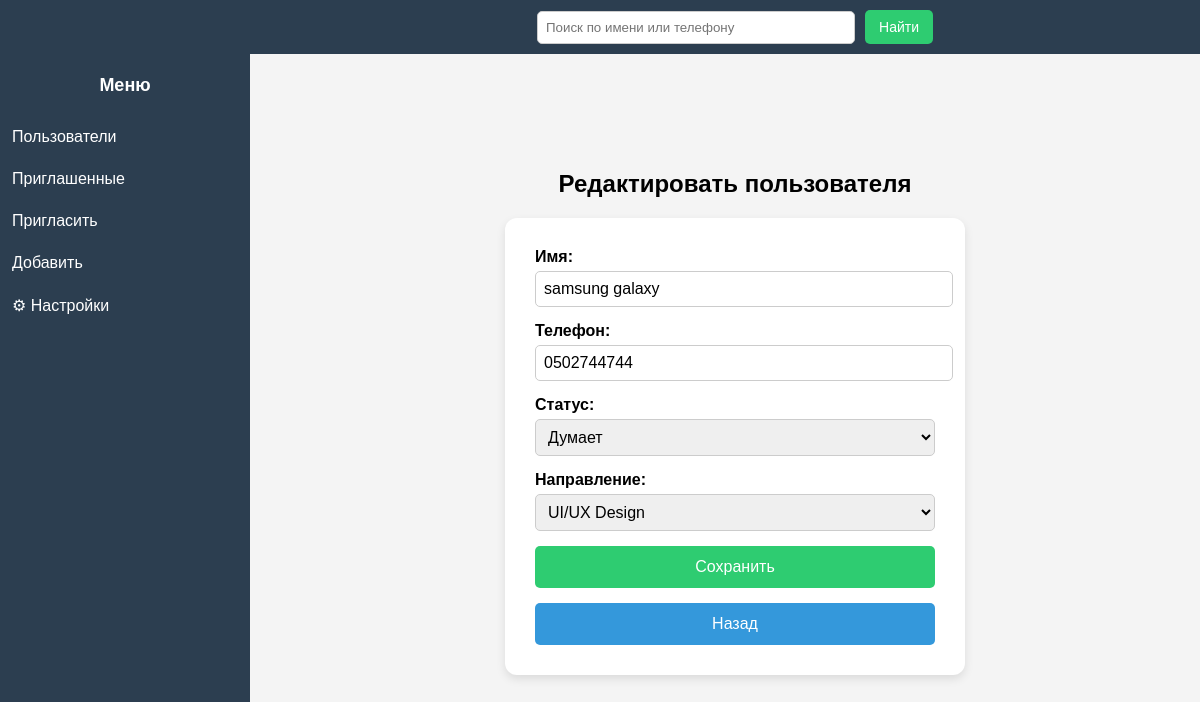
The page /edit/4/ on the database as committed earlier.
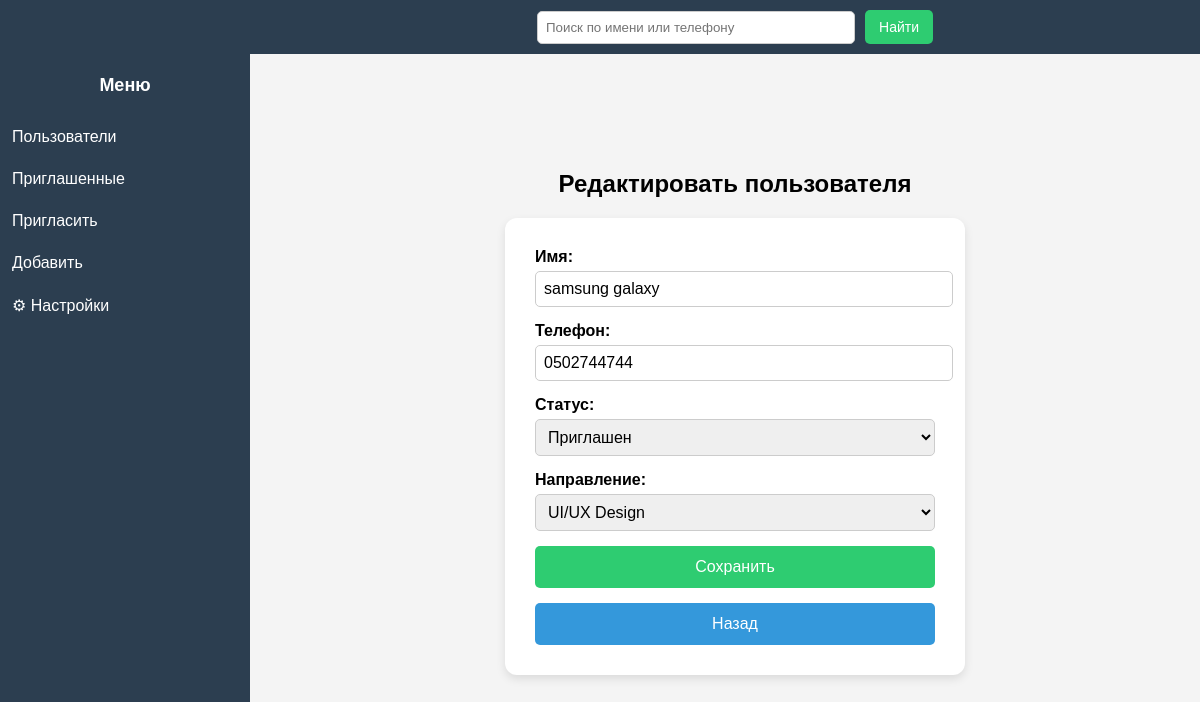
The same page on the database as committed later.
### users/models.py (models this page shows, shortened)
class UserProfile(models.Model):
    STATUS_CHOICES = [
        ('thinking', 'Думает'),
        ('invited', 'Приглашен'),
    ]
    DIRECTION_CHOICES = [
        ('backend_python', 'Backend (Python)'),
        ('backend_js', 'Backend (JS)'),
        ('frontend', 'Frontend'),
        ('design', 'UI/UX Design'),
    ]
    name = models.CharField(max_length=100)
    phone = models.CharField(max_length=20, unique=True)
    status = models.CharField(max_length=10, choices=STATUS_CHOICES, default='thinking')
    direction = models.CharField(max_length=20, choices=DIRECTION_CHOICES, blank=True, null=True)
    updated_by = models.ForeignKey(User, on_delete=models.SET_NULL, null=True, blank=True)
    updated_at = models.DateTimeField(auto_now=True)

### users/views.py (the view)
# urls.py: path('edit/<int:user_id>/', edit_user, name='edit_user'),
def edit_user(request, user_id):
    user = get_object_or_404(UserProfile, id=user_id)
    if request.method == 'POST':
        form = UserForm(request.POST, instance=user)
        if form.is_valid():
            form.save()
            return redirect('user_list')
    else:
        form = UserForm(instance=user)
    return render(request, 'users/edit_user.html', {'form': form, 'user': user})

### users/forms.py
class UserForm(forms.ModelForm):
    class Meta:
        model = UserProfile
        fields = ['name', 'phone','status', 'direction',]

### users/templates/users/edit_user.html (shortened to what this page needs)
{% extends 'users/base.html' %}
{% block content %}
<div class="edit-container">
    <h2>Редактировать пользователя</h2>
    <div class="edit-box">
        <form method="post">
            <div class="form-group">
                <label for="id_name">Имя:</label>
                {{ form.name }}
            </div>
            <div class="form-group">
                <label for="id_phone">Телефон:</label>
                {{ form.phone }}
            </div>
            <div class="form-group">
                <label for="id_status">Статус:</label>
                {{ form.status }}
            </div>
            <div class="form-group">
                <label for="id_direction">Направление:</label>
                {{ form.direction }}
            </div>
            <button type="submit" class="btn btn-save">Сохранить</button>
        </form>
        <a href="{% url 'user_list' %}" class="btn btn-back">Назад</a>
    </div>
</div>
{% endblock %}

Rows that differ between the two databases and show on the page:
changed UserProfile "samsung galaxy": status "Думает" → "Приглашен"
